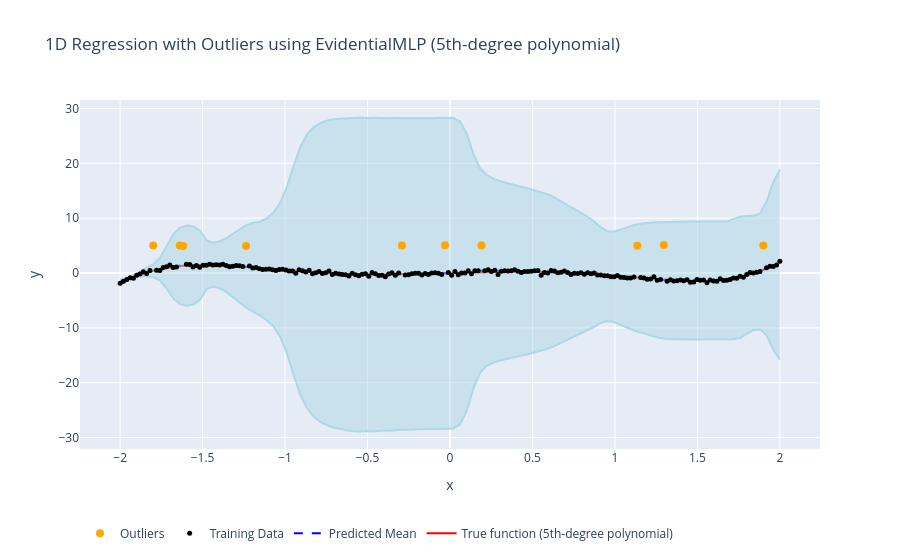

Notebook code cell kept with this figure:
### Code cell
import numpy as np
import torch
import plotly.graph_objects as go

# Assuming you have the EvidentialMLP and train_ern functions defined elsewhere
from _src import EvidentialMLP, train_ern

# Generate 1D dataset with 5th-degree polynomial and outliers
def generate_1d_polynomial_data(n=200, noise_std=0.2, outlier_ratio=0.05):
    # Generate x values uniformly distributed between -2 and 2
    x = np.linspace(-2, 2, n)

    # True function: 5th-degree polynomial
    y_true = 0.5 * x**5 - 2 * x**3 + x

    # Add Gaussian noise to y values
    y = y_true + np.random.normal(0, noise_std, x.shape[0])

    # Insert outliers
    n_outliers = int(n * outlier_ratio)
    outlier_indices = np.random.choice(n, n_outliers, replace=False)
    y[outlier_indices] = 5 + np.random.uniform(-0.1, 0.1, n_outliers)

    return x, y, y_true, outlier_indices


# Plot function for results
def plot_results(model, x_test, y_true, x, y, outlier_indices):
    # Convert test data to tensor
    X_test_tensor = torch.tensor(x_test, dtype=torch.float32).reshape(-1, 1)
    
    # Get model predictions
    model.eval()
    with torch.no_grad():
        pred = model(X_test_tensor)
        mu, std = model.predict(X_test_tensor, pred)
        
    # Convert to numpy for plotting
    x_test_np = x_test
    mu_np = mu.numpy().squeeze()
    std_np = std.numpy().squeeze()
    y_true_np = y_true

    # Create traces for plotly
    true_func_trace = go.Scatter(
        x=x_test_np, y=y_true_np, mode='lines', name='True function (5th-degree polynomial)', line=dict(color='red')
    )
    pred_trace = go.Scatter(
        x=x_test_np, y=mu_np, mode='lines', name='Predicted Mean', line=dict(color='blue', dash='dash')
    )
    upper_bound_trace = go.Scatter(
        x=x_test_np,
        y=mu_np + 2 * std_np,
        fill=None,
        mode='lines',
        line=dict(color='lightblue'),
        name='Upper Bound (Mean + 2*Std)',
        showlegend=False
    )
    lower_bound_trace = go.Scatter(
        x=x_test_np,
        y=mu_np - 2 * std_np,
        fill='tonexty',
        mode='lines',
        line=dict(color='lightblue'),
        name='Lower Bound (Mean - 2*Std)',
        showlegend=False
    )
    data_trace = go.Scatter(
        x=x, y=y, mode='markers', name='Training Data', marker=dict(color='black', size=5)
    )
    outliers_trace = go.Scatter(
        x=x[outlier_indices], y=y[outlier_indices], mode='markers', name='Outliers', marker=dict(color='orange', size=8)
    )

    # Combine all traces
    fig = go.Figure(data=[true_func_trace, pred_trace, upper_bound_trace, lower_bound_trace, data_trace, outliers_trace])

    # Update layout for better visualization
    fig.update_layout(
        title="1D Regression with Outliers using EvidentialMLP (5th-degree polynomial)",
        xaxis_title="x",
        yaxis_title="y",
        showlegend=True,
        legend=dict(
            x=0,
            y=-0.2,
            orientation="h"
        )
    )

    # Show plot
    fig.show()


if __name__ == "__main__":
    # Generate 1D dataset with 5th-degree polynomial and outliers
    x, y, y_true, outlier_indices = generate_1d_polynomial_data(n=200, noise_std=0.2, outlier_ratio=0.05)
    
    # Convert data to tensors
    X_tensor = torch.tensor(x, dtype=torch.float32).reshape(-1, 1)
    y_tensor = torch.tensor(y, dtype=torch.float32).reshape(-1, 1)
    
    # Initialize model with customized settings
    model_config = {
        "input_dim": 1,
        "output_dim": 1,
        "hidden_units": [128, 128, 128],
        "activations": ["tanh", "tanh", "tanh"],
        "nig_coeff": 0,
        "nsu_coeff": 0,
        # "hovr_coeff": 1e-5, 
        "hovr_coeff": 0, 
        # "l2_coeff": 1e-5,
        "l2_coeff": 0,
    }
    model = EvidentialMLP(**model_config)
    
    # Train the model using full-batch gradient descent
    train_ern(model, X_tensor, y_tensor, num_epochs=300, lr=0.01)
    
    # Generate test data for plotting
    x_test = np.linspace(-2, 2, 100)
    y_true_test = 0.5 * x_test**5 - 2 * x_test**3 + x_test  # True 5th-degree polynomial function
    
    # Plot the results
    plot_results(model, x_test, y_true_test, x, y, outlier_indices)

### Figure 1 — Plotly figure (JSON) as saved in the notebook; plotly's stock layout.template omitted (floating-point values rounded to 4 significant figures; data arrays with more than 128 entries replaced by an {"elided": "..."} marker saying what was removed)
{"data": [{"line": {"color": "red"}, "mode": "lines", "name": "True function (5th-degree polynomial)", "type": "scatter", "x": [-2, -1.96, -1.919, -1.879, -1.838, -1.798, -1.758, -1.717, -1.677, -1.636, -1.596, -1.556, -1.515, -1.475, -1.434, -1.394, -1.354, -1.313, -1.273, -1.232, -1.192, -1.152, -1.111, -1.071, -1.03, -0.9899, -0.9495, -0.9091, -0.8687, -0.8283, -0.7879, -0.7475, -0.7071, -0.6667, -0.6263, -0.5859, -0.5455, -0.5051, -0.4646, -0.4242, -0.3838, -0.3434, -0.303, -0.2626, -0.2222, -0.1818, -0.1414, -0.101, -0.06061, -0.0202, 0.0202, 0.06061, 0.101, 0.1414, 0.1818, 0.2222, 0.2626, 0.303, 0.3434, 0.3838, 0.4242, 0.4646, 0.5051, 0.5455, 0.5859, 0.6263, 0.6667, 0.7071, 0.7475, 0.7879, 0.8283, 0.8687, 0.9091, 0.9495, 0.9899, 1.03, 1.071, 1.111, 1.152, 1.192, 1.232, 1.273, 1.313, 1.354, 1.394, 1.434, 1.475, 1.515, 1.556, 1.596, 1.636, 1.677, 1.717, 1.758, 1.798, 1.838, 1.879, 1.919, 1.96, 2], "y": [-2, -1.358, -0.7998, -0.3198, 0.08875, 0.4319, 0.7153, 0.9445, 1.125, 1.261, 1.357, 1.419, 1.449, 1.452, 1.432, 1.392, 1.334, 1.263, 1.181, 1.09, 0.9919, 0.89, 0.7856, 0.6806, 0.5766, 0.4749, 0.3767, 0.2831, 0.195, 0.1133, 0.03848, -0.02889, -0.08844, -0.1399, -0.1832, -0.2182, -0.245, -0.2638, -0.2748, -0.2784, -0.2749, -0.2648, -0.2487, -0.227, -0.2005, -0.1699, -0.1358, -0.09895, -0.06016, -0.02019, 0.02019, 0.06016, 0.09895, 0.1358, 0.1699, 0.2005, 0.227, 0.2487, 0.2648, 0.2749, 0.2784, 0.2748, 0.2638, 0.245, 0.2182, 0.1832, 0.1399, 0.08844, 0.02889, -0.03848, -0.1133, -0.195, -0.2831, -0.3767, -0.4749, -0.5766, -0.6806, -0.7856, -0.89, -0.9919, -1.09, -1.181, -1.263, -1.334, -1.392, -1.432, -1.452, -1.449, -1.419, -1.357, -1.261, -1.125, -0.9445, -0.7153, -0.4319, -0.08875, 0.3198, 0.7998, 1.358, 2]}, {"line": {"color": "blue", "dash": "dash"}, "mode": "lines", "name": "Predicted Mean", "type": "scatter", "x": [-2, -1.96, -1.919, -1.879, -1.838, -1.798, -1.758, -1.717, -1.677, -1.636, -1.596, -1.556, -1.515, -1.475, -1.434, -1.394, -1.354, -1.313, -1.273, -1.232, -1.192, -1.152, -1.111, -1.071, -1.03, -0.9899, -0.9495, -0.9091, -0.8687, -0.8283, -0.7879, -0.7475, -0.7071, -0.6667, -0.6263, -0.5859, -0.5455, -0.5051, -0.4646, -0.4242, -0.3838, -0.3434, -0.303, -0.2626, -0.2222, -0.1818, -0.1414, -0.101, -0.06061, -0.0202, 0.0202, 0.06061, 0.101, 0.1414, 0.1818, 0.2222, 0.2626, 0.303, 0.3434, 0.3838, 0.4242, 0.4646, 0.5051, 0.5455, 0.5859, 0.6263, 0.6667, 0.7071, 0.7475, 0.7879, 0.8283, 0.8687, 0.9091, 0.9495, 0.9899, 1.03, 1.071, 1.111, 1.152, 1.192, 1.232, 1.273, 1.313, 1.354, 1.394, 1.434, 1.475, 1.515, 1.556, 1.596, 1.636, 1.677, 1.717, 1.758, 1.798, 1.838, 1.879, 1.919, 1.96, 2], "y": [-1.582, -1.236, -0.6742, -0.1702, 0.1481, 0.406, 0.6998, 1.013, 1.218, 1.304, 1.34, 1.364, 1.408, 1.521, 1.544, 1.505, 1.439, 1.362, 1.289, 1.206, 1.041, 0.8098, 0.6995, 0.6509, 0.6068, 0.5475, 0.4737, 0.3948, 0.3079, 0.2121, 0.1179, 0.03109, -0.06149, -0.1597, -0.228, -0.2589, -0.2684, -0.2677, -0.2613, -0.2509, -0.2368, -0.2193, -0.1985, -0.1751, -0.1503, -0.1256, -0.1027, -0.08229, -0.06421, -0.04666, -0.02494, 0.0159, 0.1224, 0.3216, 0.4495, 0.4658, 0.4385, 0.4054, 0.3784, 0.358, 0.3418, 0.3275, 0.3128, 0.2949, 0.2699, 0.2317, 0.1758, 0.1079, 0.04341, -0.0127, -0.07621, -0.1803, -0.3508, -0.5399, -0.6795, -0.7635, -0.8156, -0.8538, -0.8985, -0.9896, -1.149, -1.282, -1.343, -1.365, -1.374, -1.377, -1.378, -1.378, -1.377, -1.374, -1.362, -1.309, -1.112, -0.8123, -0.3921, 0.001957, 0.3017, 0.8179, 1.312, 1.548]}, {"line": {"color": "lightblue"}, "mode": "lines", "name": "Upper Bound (Mean + 2*Std)", "showlegend": false, "type": "scatter", "x": [-2, -1.96, -1.919, -1.879, -1.838, -1.798, -1.758, -1.717, -1.677, -1.636, -1.596, -1.556, -1.515, -1.475, -1.434, -1.394, -1.354, -1.313, -1.273, -1.232, -1.192, -1.152, -1.111, -1.071, -1.03, -0.9899, -0.9495, -0.9091, -0.8687, -0.8283, -0.7879, -0.7475, -0.7071, -0.6667, -0.6263, -0.5859, -0.5455, -0.5051, -0.4646, -0.4242, -0.3838, -0.3434, -0.303, -0.2626, -0.2222, -0.1818, -0.1414, -0.101, -0.06061, -0.0202, 0.0202, 0.06061, 0.101, 0.1414, 0.1818, 0.2222, 0.2626, 0.303, 0.3434, 0.3838, 0.4242, 0.4646, 0.5051, 0.5455, 0.5859, 0.6263, 0.6667, 0.7071, 0.7475, 0.7879, 0.8283, 0.8687, 0.9091, 0.9495, 0.9899, 1.03, 1.071, 1.111, 1.152, 1.192, 1.232, 1.273, 1.313, 1.354, 1.394, 1.434, 1.475, 1.515, 1.556, 1.596, 1.636, 1.677, 1.717, 1.758, 1.798, 1.838, 1.879, 1.919, 1.96, 2], "y": [-1.251, -0.9441, -0.3658, 0.2917, 0.8941, 1.604, 2.792, 4.899, 7.114, 8.29, 8.645, 8.494, 7.693, 5.918, 5.535, 5.805, 6.411, 7.253, 8.079, 8.756, 9.169, 9.368, 9.976, 11.04, 12.76, 15.6, 19.4, 22.85, 25.18, 26.55, 27.32, 27.78, 28.04, 28.14, 28.22, 28.31, 28.36, 28.27, 28.35, 28.25, 28.29, 28.28, 28.21, 28.19, 28.21, 28.18, 28.18, 28.23, 28.32, 28.36, 28.28, 27.65, 25.44, 21.73, 19.09, 17.86, 17.21, 16.75, 16.38, 16.06, 15.79, 15.49, 15.18, 14.83, 14.41, 13.88, 13.19, 12.43, 11.71, 11.07, 10.39, 9.531, 8.468, 7.672, 7.521, 7.852, 8.327, 8.728, 8.995, 9.161, 9.219, 9.271, 9.327, 9.36, 9.373, 9.384, 9.385, 9.375, 9.366, 9.354, 9.333, 9.377, 9.835, 10.25, 10.39, 10.42, 10.87, 12.99, 16.55, 18.89]}, {"fill": "tonexty", "line": {"color": "lightblue"}, "mode": "lines", "name": "Lower Bound (Mean - 2*Std)", "showlegend": false, "type": "scatter", "x": [-2, -1.96, -1.919, -1.879, -1.838, -1.798, -1.758, -1.717, -1.677, -1.636, -1.596, -1.556, -1.515, -1.475, -1.434, -1.394, -1.354, -1.313, -1.273, -1.232, -1.192, -1.152, -1.111, -1.071, -1.03, -0.9899, -0.9495, -0.9091, -0.8687, -0.8283, -0.7879, -0.7475, -0.7071, -0.6667, -0.6263, -0.5859, -0.5455, -0.5051, -0.4646, -0.4242, -0.3838, -0.3434, -0.303, -0.2626, -0.2222, -0.1818, -0.1414, -0.101, -0.06061, -0.0202, 0.0202, 0.06061, 0.101, 0.1414, 0.1818, 0.2222, 0.2626, 0.303, 0.3434, 0.3838, 0.4242, 0.4646, 0.5051, 0.5455, 0.5859, 0.6263, 0.6667, 0.7071, 0.7475, 0.7879, 0.8283, 0.8687, 0.9091, 0.9495, 0.9899, 1.03, 1.071, 1.111, 1.152, 1.192, 1.232, 1.273, 1.313, 1.354, 1.394, 1.434, 1.475, 1.515, 1.556, 1.596, 1.636, 1.677, 1.717, 1.758, 1.798, 1.838, 1.879, 1.919, 1.96, 2], "y": [-1.914, -1.528, -0.9825, -0.6321, -0.5979, -0.7917, -1.392, -2.874, -4.679, -5.682, -5.966, -5.765, -4.876, -2.877, -2.446, -2.794, -3.532, -4.528, -5.501, -6.345, -7.088, -7.749, -8.577, -9.735, -11.55, -14.51, -18.45, -22.06, -24.57, -26.13, -27.08, -27.71, -28.17, -28.46, -28.68, -28.83, -28.9, -28.81, -28.87, -28.75, -28.77, -28.72, -28.61, -28.54, -28.51, -28.43, -28.39, -28.39, -28.45, -28.46, -28.33, -27.62, -25.2, -21.09, -18.19, -16.93, -16.34, -15.94, -15.63, -15.34, -15.11, -14.84, -14.55, -14.24, -13.87, -13.41, -12.84, -12.21, -11.62, -11.1, -10.55, -9.891, -9.17, -8.752, -8.88, -9.379, -9.959, -10.44, -10.79, -11.14, -11.52, -11.84, -12.01, -12.09, -12.12, -12.14, -12.14, -12.13, -12.12, -12.1, -12.06, -11.99, -12.06, -11.87, -11.17, -10.42, -10.26, -11.35, -13.92, -15.79]}, {"marker": {"color": "black", "size": 5}, "mode": "markers", "name": "Training Data", "type": "scatter", "x": {"elided": "200 float values"}, "y": {"elided": "200 float values"}}, {"marker": {"color": "orange", "size": 8}, "mode": "markers", "name": "Outliers", "type": "scatter", "x": [1.296, -0.03015, -0.2915, 0.191, -1.638, -1.618, 1.899, 1.136, -1.799, -1.236], "y": [5.097, 5.041, 5.041, 5.003, 5.002, 4.917, 5.036, 4.985, 5.026, 4.919]}], "layout": {"legend": {"orientation": "h", "x": 0, "y": -0.2}, "showlegend": true, "title": {"text": "1D Regression with Outliers using EvidentialMLP (5th-degree polynomial)"}, "xaxis": {"title": {"text": "x"}}, "yaxis": {"title": {"text": "y"}}}}
